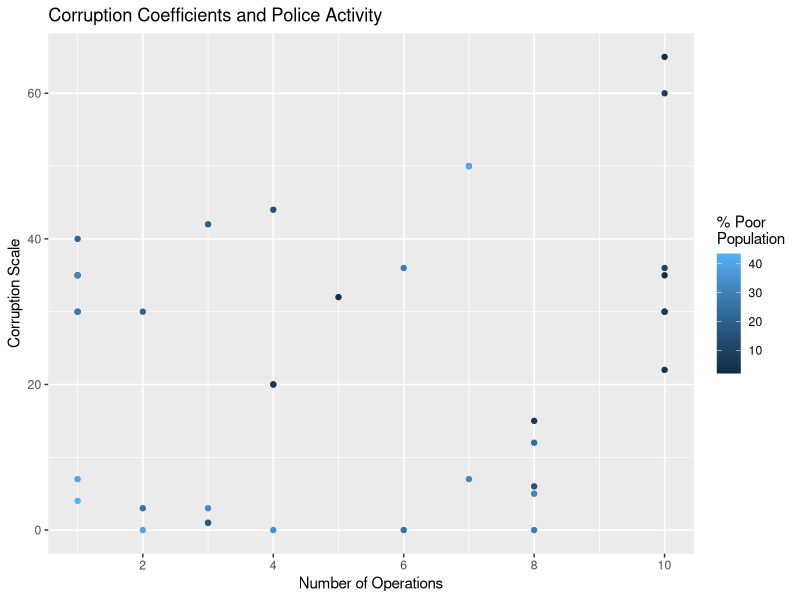

The R script that drew this image:
## ---- chunk 1
knitr::opts_chunk$set(echo = TRUE)

# toolbox
library(tidyverse)
library(foreign)
## ---- chunk 2

# this project was done in STATA, so transcribing the code will likely be rough
# as my knowledge of STATA is negligible


# may as well take everything out of the zip file

unzip("Holland_dataverse_repl_01.zip")

enforcement <- read.dta("Enforcement.dta")

## ---- chunk 3

# variable "lower" is the share of lower-class residents in a given district

glimpse(enforcement)


enforcement %>% 
  filter(city == "lima") %>%
  ggplot(aes(x = corruption, y = operations)) +
  geom_point(aes(color = poor)) +
  labs(
    title = "Corruption Coefficients and Police Activity",
    x = "Number of Operations",
    y = "Corruption Scale",
    color = "% Poor
Population"
  ) +
  scale_x_continuous(breaks = (seq(0,20, by= 2)))

# currently can't seem to use lm()... unsure why...

